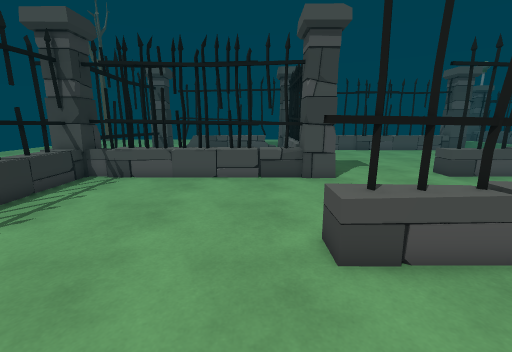
[1] (above)

23 first-person views from a walk through a scene from a Unity 3-D project. The camera is 1.5 m above the floor, tilts 12° down and sees 90° across. The floor is counted in squares, 0.56 m on a side. Each view is taken from the middle of a square. On the plan, view 1 faces up. The plan holds only what a view shows up to about 18 squares ahead; the rest is blank. The place goes on beyond the plan. The player character is not drawn. Some animated figures are left out.

[2]
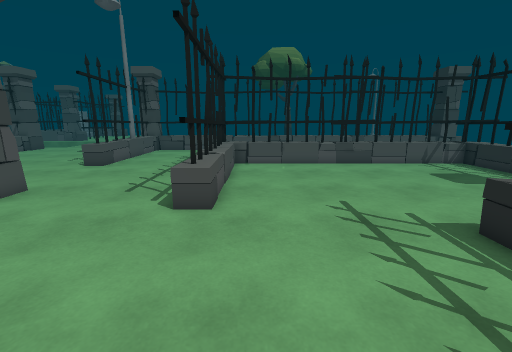

[3]
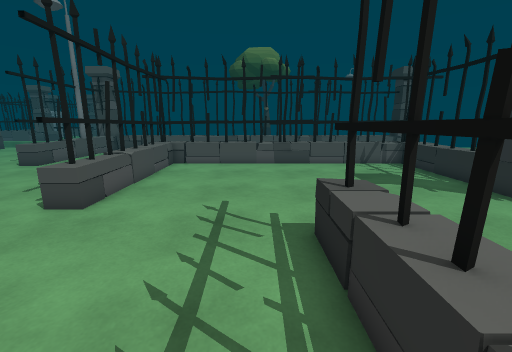

[4]
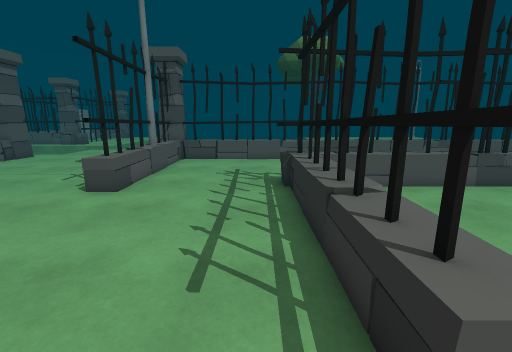

[5]
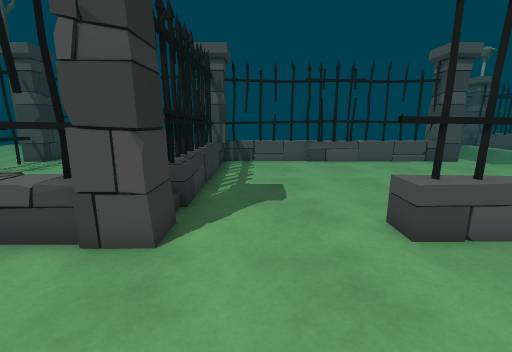

[6]
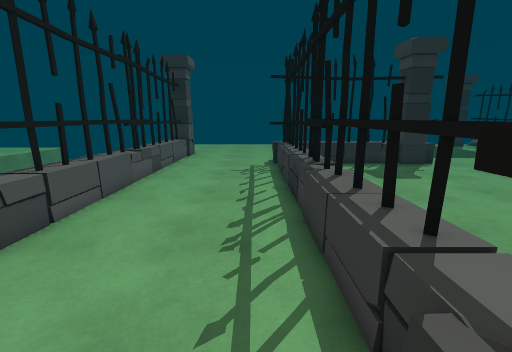

[7]
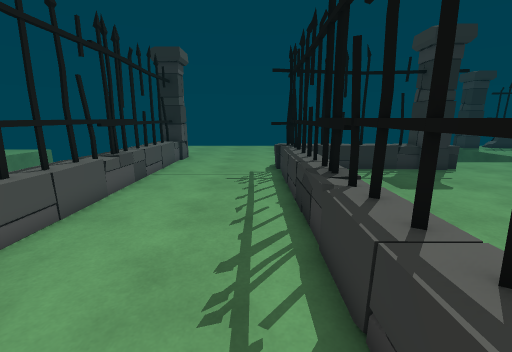

[8]
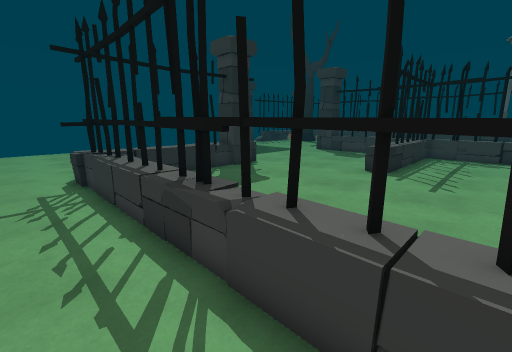

[9]
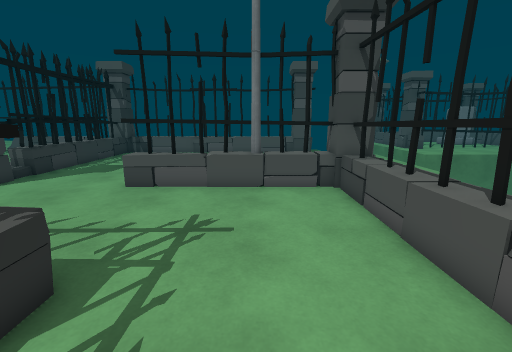

[10]
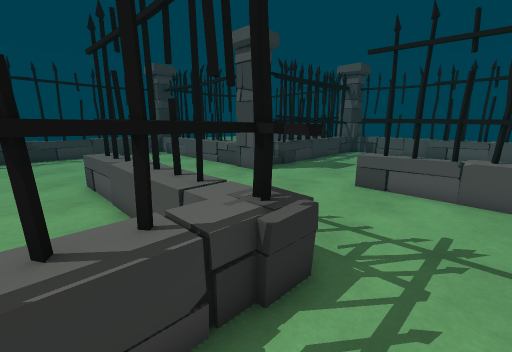

[11]
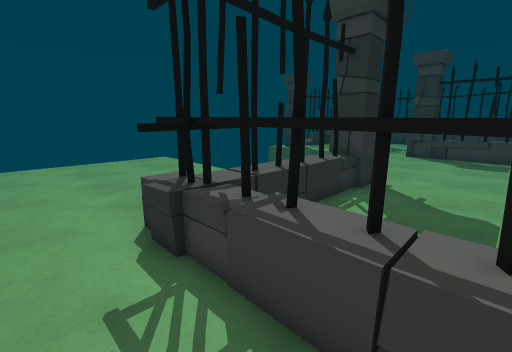

[12]
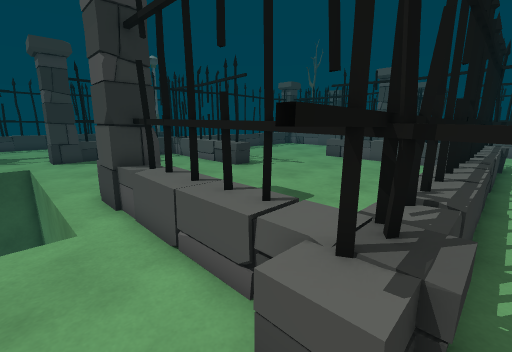

[13]
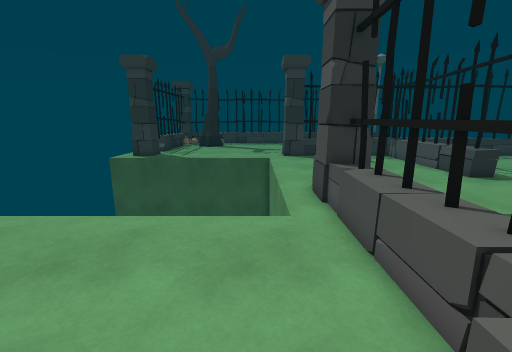

[14]
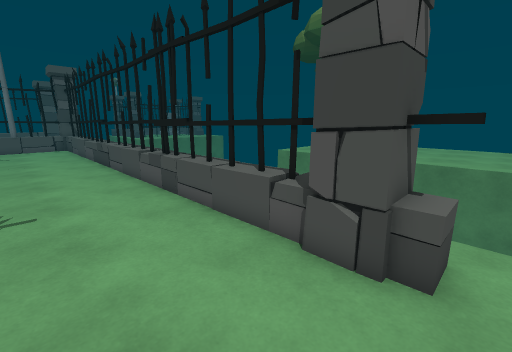

[15]
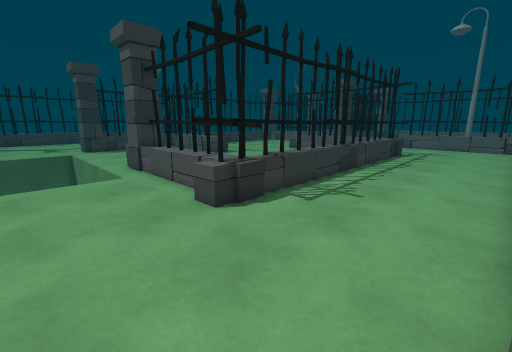

[16]
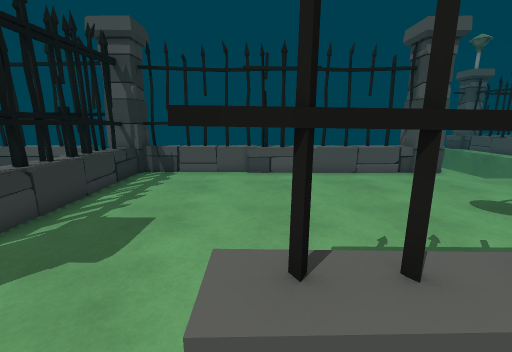

[17]
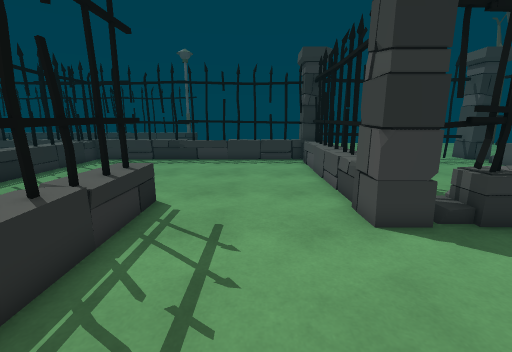

[18]
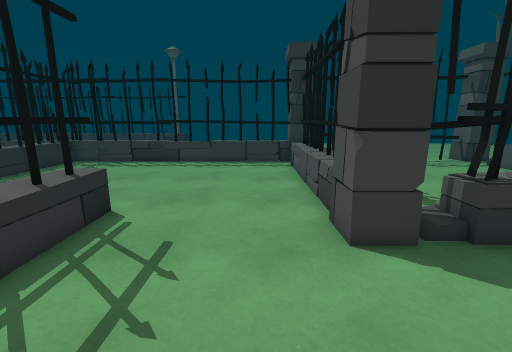

[19]
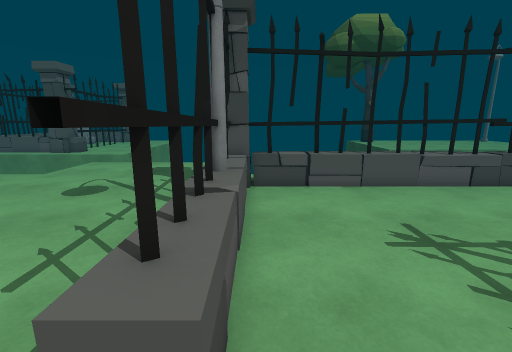

[20]
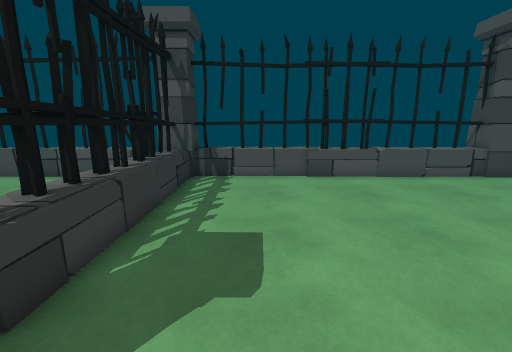

[21]
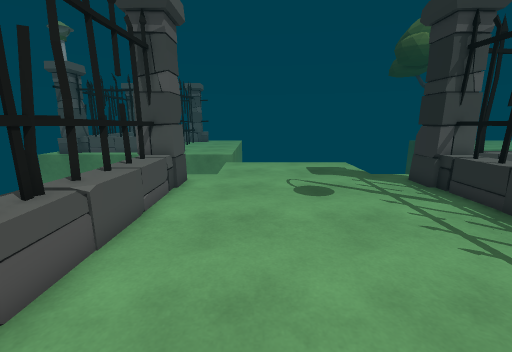

[22]
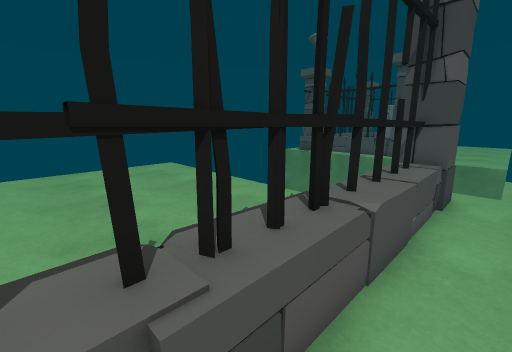

[23]
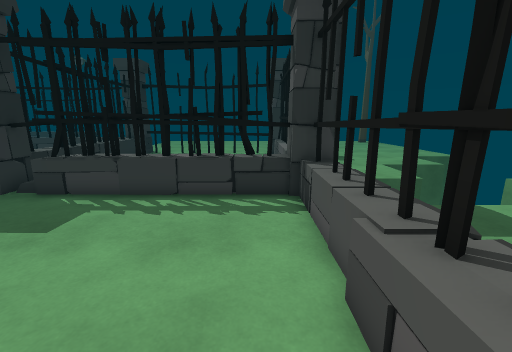

### Floor plan
Key: @ floor where view 1 was taken; # wall or solid block; . floor; = window, fence, low wall or low ledge; ^ raised ledge; v drop or lower ground; O other object.
Columns run from 8 left of view 1 to 19 right of it. Each row starts with its distance up from view 1.
 26 O   == ==   #==^=^=^^^====O
 25 O############=#^###^#####^#
 24 O...===== ##=.....========OO
 23  .....    =#=...............
 22  .....    =#=...............
 21  ....     =#=...............
 20  ....     =#=...............
 19     ..    =#=...............
 18      ...  =#=...............
 17       ... =#=...............
 16         ..=#=...............
 15           =#=...............
 14 #========  #......========OO
 13 #############.....#####O#^#O
 12 #^^^^^^^===##.....========O#
 11 =.........................=#
 10 =.........................=^
  9 =.........................=^
  8 =.........................=#
  7 =.........................=^
  6 =.........===========.....=#
  5 =.........#######^##=.....=#
  4 =.........=========#=.....=#
  3 =.................=^=.....=#
  2 =.................=#=.....=#
  1 =.................=#=.....=#
  0 =.......@.........=#=.....=^
 -1 =.................=#=.....=^
 -2 =========.........=#=.....=#
 -3 #####^##=.........=#=.....=#
 -4 =========.........=#=.....=^
 -5 =  ...............=#=.....=#
 -6 =.................=#=.....=#
 -7 =.................=#=.....=#
 -8 =.................=#=.....=#
 -9 =.................=#=.....=^
-10 #.........OOO======#=.....=#
-11 O.........#O#####^##=.....=#
-12 ..........#OO======#=.....=^
-13 .vvvvvvvvvvvvv............=#
-14 .v           v............O#
-15              v............OO
-16              v............O#
-17              v.......... ..#

Where each view was taken, in squares from view 1:
view 1: 0 up, 0 right, facing up
view 2: 3 up, 6 left, facing right
view 3: 1 down, 6 left, facing right
view 4: 7 up, 0 right, facing right
view 5: 7 up, 6 right, facing up
view 6: 6 up, 13 right, facing down
view 7: 4 up, 13 right, facing down
view 8: 2 up, 14 right, facing down-left
view 9: 2 up, 15 right, facing up
view 10: 2 up, 14 right, facing up-left
view 11: 6 down, 14 right, facing down-left
view 12: 14 down, 12 right, facing up-left
view 13: 14 down, 12 right, facing left
view 14: 17 down, 14 right, facing up-right
view 15: 17 down, 18 right, facing up-left
view 16: 11 up, 10 right, facing up
view 17: 9 up, 10 right, facing left
view 18: 10 up, 9 right, facing left
view 19: 12 up, 8 right, facing right
view 20: 12 up, 7 right, facing up
view 21: 21 up, 8 right, facing right
view 22: 23 up, 9 right, facing up-right
view 23: 23 up, 13 right, facing left
